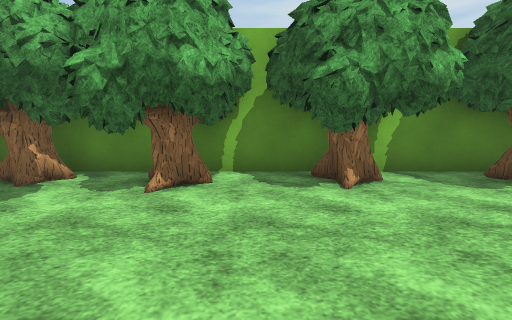
View 1 (above)

16 first-person views from a walk through a 3-D level made in the Unity game engine. The camera is 1.3 m above the floor, tilts 8° down and sees 85° across. The floor is counted in squares, 1.25 m on a side. Each view is taken from the middle of a square. On the plan, view 1 faces up. The plan holds only what a view shows up to about 12 squares ahead; the rest is blank. The player is left out. Surface patterns are stand-ins for the level's own textures.

View 2
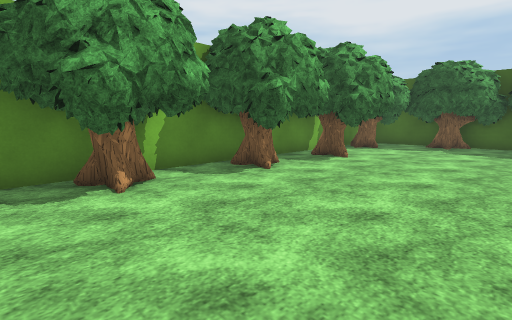

View 3
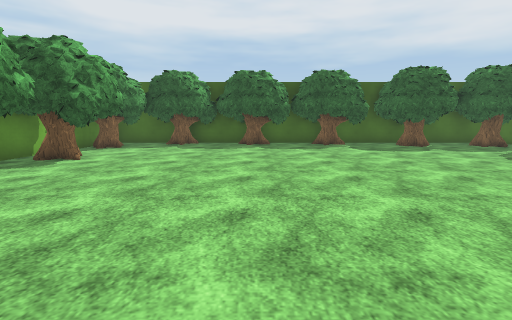

View 4
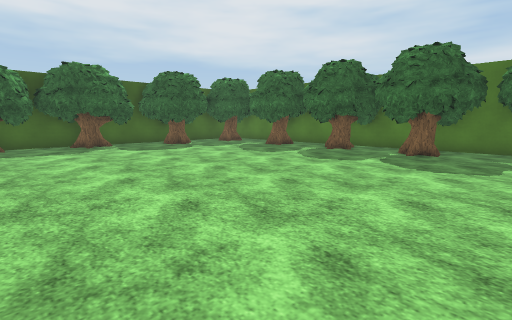

View 5
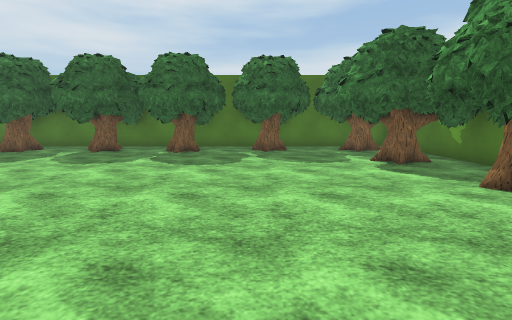

View 6
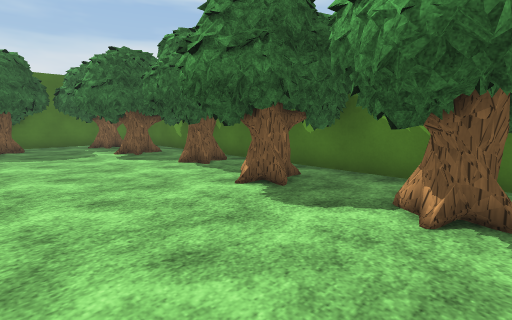

View 7
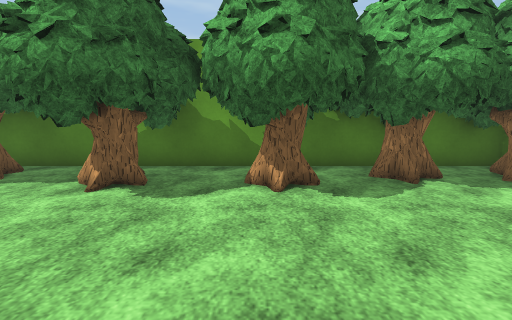

View 8
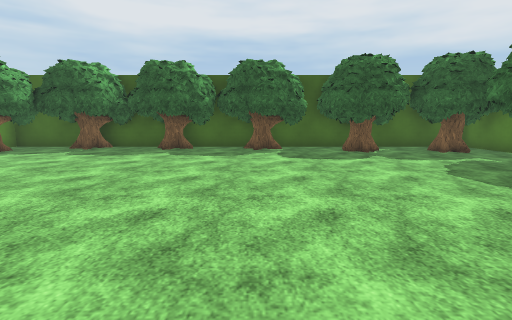

View 9
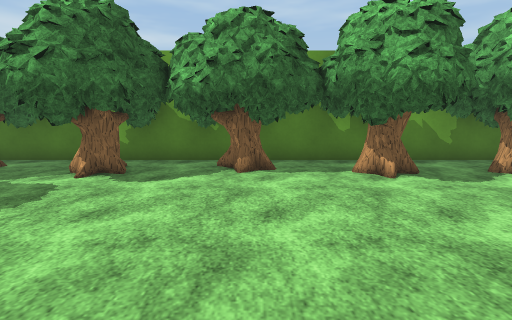

View 10
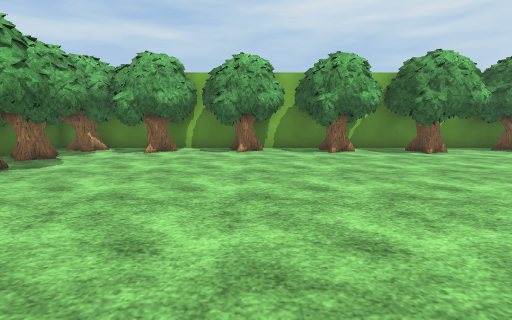

View 11
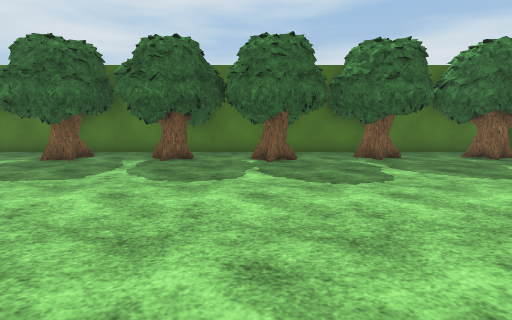

View 12
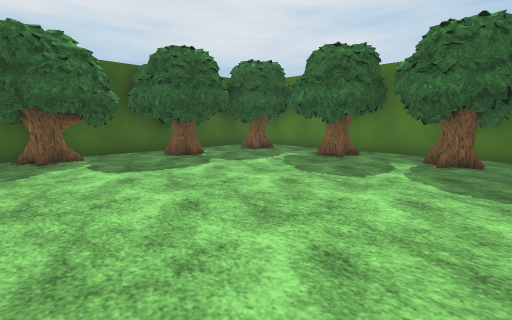

View 13
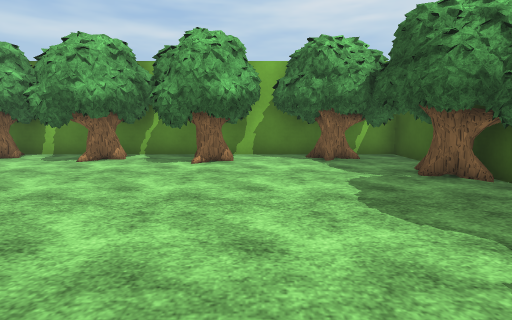

View 14
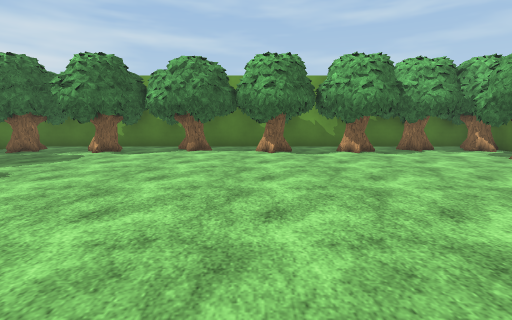

View 15
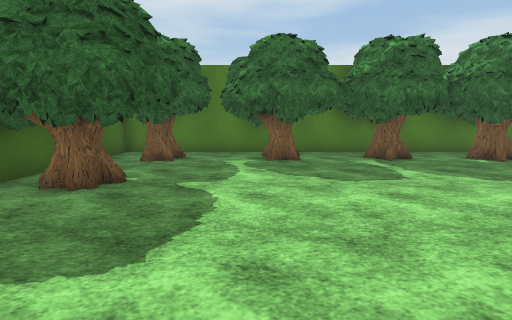

View 16
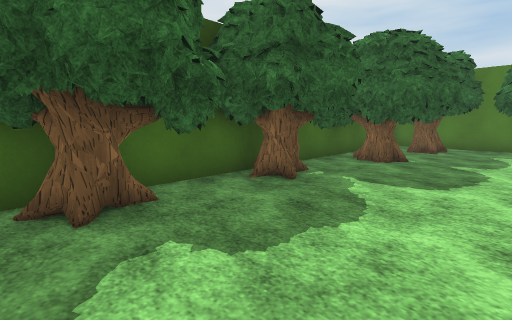

### Floor plan
Key: @ floor where view 1 was taken; # wall or solid block; . floor; T tree.
Columns run from 6 left of view 1 to 13 right of it. Each row starts with its distance up from view 1.
  6 ########T###########
  5 #TTTTT.TT.#TTTTTTTT#
  4 # TTTT.TT.TT.TTT.#T#
  3 #TT#T......T.TT...TT
  2 #TT...............#T
  1 #TT#...............T
  0 #TTTT.@...........TT
 -1 ##T...............TT
 -2 #TTTT.............TT
 -3 #TTT..............T#
 -4 # #...............TT
 -5 ##TT..............TT
 -6 #TTT...............#
 -7 # T..............TTT
 -8 #TTTT............TTT
 -9 # TT.....T........TT
-10 #T#T.T#.#T.T#TTT.TT#
-11 #TTTTTT.TTTTTTTTTTTT
-12 #TTT#TT.TT#TT#TT##T#
-13        #

Positions as (right, up) in squares from view 1, and headings:
1: (0, 0), facing up
2: (0, 0), facing up-right
3: (0, -1), facing right
4: (0, -1), facing down-right
5: (0, -1), facing down
6: (0, 1), facing down-left
7: (1, 0), facing left
8: (2, -4), facing right
9: (2, -5), facing left
10: (2, -5), facing up
11: (3, -3), facing down
12: (4, -3), facing down-right
13: (9, -3), facing up
14: (6, -3), facing left
15: (9, -3), facing down
16: (9, 0), facing down-right
